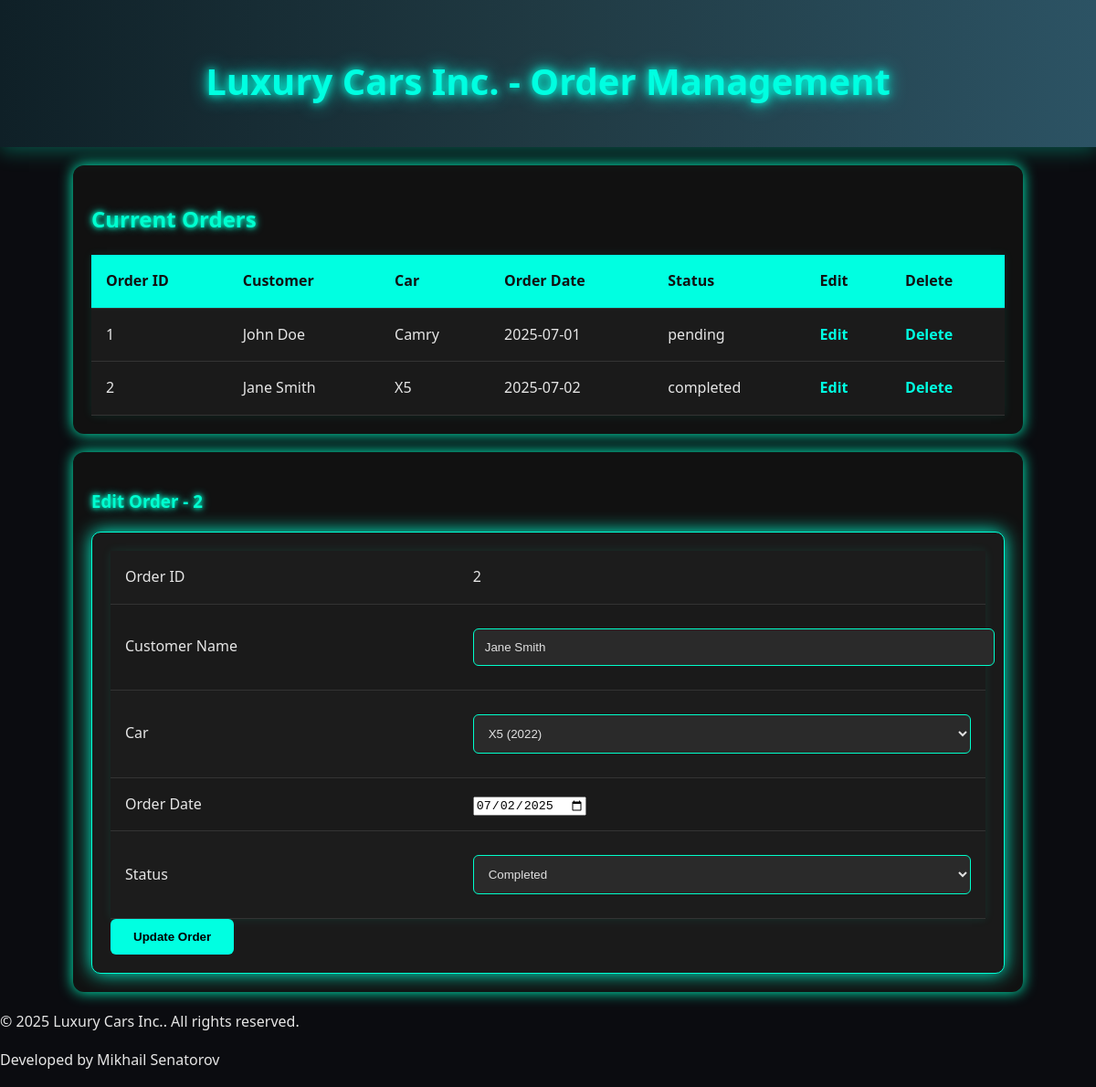
The app's page /?action=edit&id=2 with its own data.
### tables this page shows
CREATE TABLE orders (
    id INT PRIMARY KEY AUTO_INCREMENT,
    customer_id INT NOT NULL,
    car_id INT NOT NULL,
    order_date DATE,
    status ENUM('pending', 'completed', 'cancelled'),
    FOREIGN KEY (customer_id) REFERENCES customers(id),
    FOREIGN KEY (car_id) REFERENCES cars(id)
);

CREATE TABLE customers (
    id INT PRIMARY KEY AUTO_INCREMENT,
    name VARCHAR(100) NOT NULL,
    email VARCHAR(100),
    phone VARCHAR(20),
    address VARCHAR(255)
);

CREATE TABLE cars (
    id INT PRIMARY KEY AUTO_INCREMENT,
    manufacturer_id INT NOT NULL,
    model VARCHAR(100) NOT NULL,
    year INT NOT NULL,
    price DECIMAL(10, 2),
    stock INT,
    FOREIGN KEY (manufacturer_id) REFERENCES manufacturers(id)
);

### inc/Utility/PDOService.class.php (called while the page is built, shortened)
<?php
class PDOService {
    private  $_host = DB_HOST;
    private  $_user = DB_USER;
    private  $_pass = DB_PASS;
    private  $_dbname = DB_NAME;
    private  $_dbh;
    private $_className;
    private  $_pstmt;
    public function __construct(string $className) {
        $this->_className = $className;
        $dsn = 'mysql:host=' . $this->_host . ';dbname=' . $this->_dbname . ';port=' . DB_PORT;
        $options = array (
            PDO::ATTR_PERSISTENT => true,
            PDO::ATTR_ERRMODE => PDO::ERRMODE_EXCEPTION,
            PDO::MYSQL_ATTR_USE_BUFFERED_QUERY => true, );
        try {
            $this->_dbh = new PDO($dsn, $this->_user, $this->_pass, $options);
        } catch (PDOException $pe)   {
            $this->_error = $pe->getMessage();
        }
    }
    public function query(string $query)    {
        $this->_pstmt = $this->_dbh->prepare($query);
    }
    public function bind($param, $value, $type=null)    {
        if (is_null($type)) {
            switch (true) {
                case is_int($value):
                $type = PDO::PARAM_INT;
                break;
                }
            }
        $this->_pstmt->bindValue($param, $value, $type);
    }
    public function execute()   {
        return $this->_pstmt->execute();
    }
    public function resultSet() {
        return $this->_pstmt->fetchAll(PDO::FETCH_CLASS, $this->_className);
    }
    public function singleResult()  {
        $this->_pstmt->setFetchMode(PDO::FETCH_CLASS, $this->_className);
        return $this->_pstmt->fetch(PDO::FETCH_CLASS);
    }
}

### inc/Utility/OrderDAO.class.php (called while the page is built, shortened)
<?php
class OrderDAO {
    private static $db;
    static function initialize() {
        self::$db = new PDOService('Order');
    }
    static function getAllWithDetails() {
        $query = "SELECT o.id, o.order_date, o.status,
                         c.id AS customer_id, c.name AS customer_name,
                         ca.id AS car_id, ca.model AS car_model
                  FROM orders o
                  JOIN customers c ON o.customer_id = c.id
                  JOIN cars ca ON o.car_id = ca.id";
        self::$db->query($query);
        self::$db->execute();
        return self::$db->resultSet();
    }
    static function getById(int $id) {
        $query = "SELECT o.id, o.order_date, o.status,
                         o.customer_id, c.name AS customer_name,
                         o.car_id, ca.model AS car_model
                  FROM orders o
                  JOIN customers c ON o.customer_id = c.id
                  JOIN cars ca ON o.car_id = ca.id
                  WHERE o.id = :id";
        self::$db->query($query);
        self::$db->bind(':id', $id);
        self::$db->execute();
        return self::$db->singleResult();
    }
}
?>

### inc/Utility/CarDAO.class.php (called while the page is built, shortened)
<?php
class CarDAO {
    private static $db;
    static function initialize() {
        self::$db = new PDOService('Car');
    }
    static function getAll() {
        $query = "SELECT * FROM cars";
        self::$db->query($query);
        self::$db->execute();
        return self::$db->resultSet();
    }
}
?>

### inc/Entity/Page.class.php (the view, shortened to what this page needs)
<?php
class Page {
    public static $developerName = "Mikhail Senatorov";
    public static $companyName = "Luxury Cars Inc.";
    static function header() { ?>
        <!DOCTYPE html>
        <html lang="en">
        <head>
            <link href="css/styles.css" rel="stylesheet">
        </head>
        <body>
            <header>
                <h1><?php echo self::$companyName; ?> - Order Management</h1>
            </header>
            <main>
    <?php }
    static function footer() { ?>
            </main>
            <footer>
                <p>© <?php echo date("Y"); ?> <?php echo self::$companyName; ?>. All rights reserved.</p>
                <p>Developed by <?php echo self::$developerName; ?></p>
            </footer>
        </body>
        </html>
    <?php }
    static function listOrders(array $orders) { ?>
        <section class="main">
            <h2>Current Orders</h2>
            <table>
                <thead>
                    <tr>
                        <th>Order ID</th>
                        <th>Customer</th>
                        <th>Car</th>
                        <th>Order Date</th>
                        <th>Status</th>
                        <th>Edit</th>
                        <th>Delete</th>
                    </tr>
                </thead>
                <tbody>
                    <?php
                    $i = 0;
                    foreach ($orders as $order) {
                        $class = ($i % 2 == 0) ? 'evenRow' : 'oddRow';
                        echo "<tr class=\"$class\">
                                <td>{$order->id}</td>
                                <td>{$order->customer_name}</td>
                                <td>{$order->car_model}</td>
                                <td>{$order->order_date}</td>
                                <td>{$order->status}</td>
                                <td><a href=\"?action=edit&id={$order->id}\">Edit</a></td>
                                <td><a href=\"?action=delete&id={$order->id}\">Delete</a></td>
                              </tr>";
                        $i++;
                    }
                    ?>
                </tbody>
            </table>
        </section>
    <?php }
    static function createOrderForm(array $cars) { ?>
    <?php }
    static function editOrderForm($orderToEdit, array $cars) { ?>
    <section class="form1">
        <h3>Edit Order - <?php echo $orderToEdit->id; ?></h3>
        <form action="<?php echo $_SERVER["PHP_SELF"]; ?>" method="post">
            <table>
                <tr>
                    <td>Order ID</td>
                    <td><?php echo $orderToEdit->id; ?></td>
                </tr>
                <tr>
                    <td>Customer Name</td>
                    <td><input type="text" name="customer_name" value="<?php echo htmlspecialchars($orderToEdit->customer_name); ?>" required></td>
                </tr>
                <tr>
                    <td>Car</td>
                    <td>
                        <select name="car_id" required>
                            <?php
                            foreach ($cars as $car) {
                                $selected = ($car->id == $orderToEdit->car_id) ? 'selected' : '';
                                echo "<option value=\"{$car->id}\" $selected>{$car->model} ({$car->year})</option>";
                            }
                            ?>
                        </select>
                    </td>
                </tr>
                <tr>
                    <td>Order Date</td>
                    <td><input type="date" name="order_date" value="<?php echo $orderToEdit->order_date; ?>" required></td>
                </tr>
                <tr>
                    <td>Status</td>
                    <td>
                        <select name="status" required>
                            <option value="completed" <?php echo $orderToEdit->status == 'completed' ? 'selected' : ''; ?>>Completed</option>
                        </select>
                    </td>
                </tr>
            </table>
            <input type="submit" value="Update Order">
        </form>
    </section>
    <?php }
}
?>

### css/styles.css (style rules this page uses)
body { font-family: 'Segoe UI', Tahoma, Geneva, Verdana, sans-serif; background-color: #0b0c10; color: #e6e6e6; margin: 0; padding: 0; line-height: 1.6; }
header { background: linear-gradient(to right, #0f2027, #203a43, #2c5364); padding: 30px; text-align: center; box-shadow: 0 4px 20px rgba(0, 255, 204, 0.3); position: sticky; top: 0; z-index: 10; }
h1 { color: #00ffe1; font-size: 2.5rem; text-shadow: 0 0 10px #00ffe1, 0 0 20px #00ffe1; margin-bottom: 10px; }
h2, h3 { color: #00ffd0; text-shadow: 0 0 5px #00ffd0, 0 0 10px #00ffd0; }
.main, .form1 { padding: 20px; margin: 20px auto; max-width: 1000px; background-color: #111; border-radius: 12px; box-shadow: 0 0 15px #00ffc3; }
table { width: 100%; border-collapse: collapse; background-color: #1c1c1c; box-shadow: 0 0 10px rgba(0,255,204,0.1); }
th, td { padding: 16px; text-align: left; border-bottom: 1px solid #333; }
th { background: #00ffe1; color: #111; text-shadow: none; font-weight: bold; }
tr:nth-child(even) { background-color: #1a1a1a; }
form { background-color: #1a1a1a; border: 1px solid #00ffd5; border-radius: 10px; padding: 20px; box-shadow: 0 0 20px #00ffd5; }
input[type="text"], input[type="number"], select { width: 100%; padding: 12px; margin: 10px 0; background-color: #2a2a2a; color: #e0e0e0; border: 1px solid #00ffcc; border-radius: 6px; transition: all 0.3s ease; }
input[type="submit"] { background-color: #00ffe1; color: #000; padding: 12px 25px; border: none; border-radius: 6px; font-weight: bold; cursor: pointer; transition: background 0.3s ease, box-shadow 0.3s ease; }
a { color: #00ffe1; text-decoration: none; font-weight: bold; transition: all 0.3s ease; }
.evenRow { background-color: #1b1b1b; }
.oddRow { background-color: #222; }

### records on screen
orders: id "1", customer.name "John Doe", car.model "Camry", order_date "2025-07-01", status "pending"
orders: id "2", customer.name "Jane Smith", car.model "X5", order_date "2025-07-02", status "completed", customer_name "Jane Smith", order_date "07/02/2025", status "Completed"

### other values on screen
self::$companyName "Luxury Cars Inc."
self::$developerName "Mikhail Senatorov"
form field car_id "X5 (2022)"
